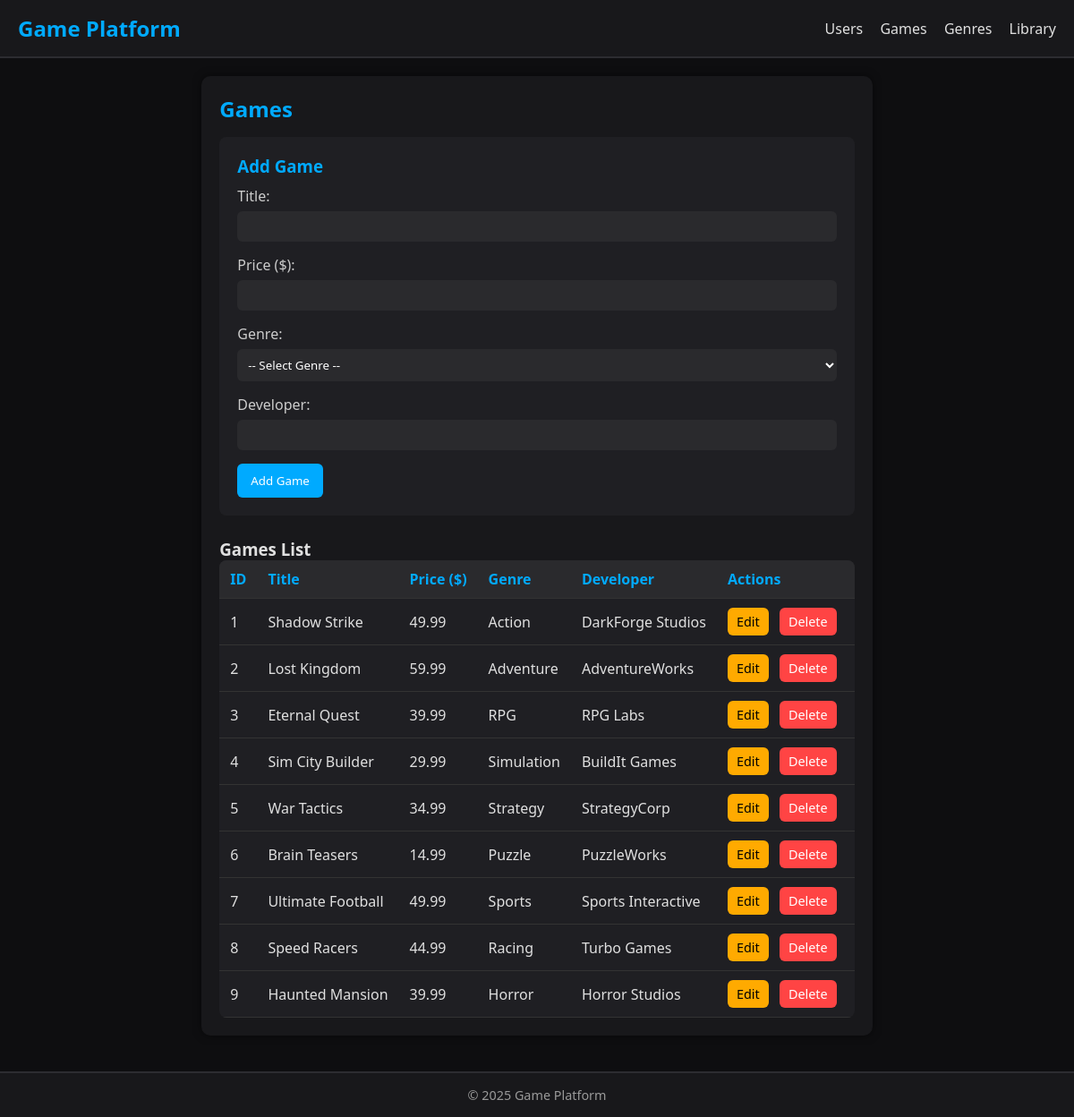
The app's page /?page=games with its own data.
### tables this page shows
CREATE TABLE `games` (
  `id` int(11) NOT NULL,
  `title` varchar(150) NOT NULL,
  `price` decimal(10,2) NOT NULL,
  `genre_id` int(11) DEFAULT NULL,
  `developer` varchar(100) DEFAULT NULL
);

CREATE TABLE `genres` (
  `id` int(11) NOT NULL,
  `genre_name` varchar(100) NOT NULL
);

### Config/db.php (called while the page is built, shortened)
<?php
class Database {
    private $host = "localhost";
    private $username = "root";
    private $password = "";
    private $dbname = "db_gamelib";
    public function __construct() {
        try {
            $this->conn = new PDO("mysql:host=$this->host;dbname=$this->dbname", $this->username, $this->password);
        } catch (PDOException $e) {
            echo "Connection failed: " . $e->getMessage();
        }
    }
}
?>

### Class/game.php (called while the page is built, shortened)
<?php
require_once 'config/db.php';
class Game {
    private $db;
    public function __construct() {
        $this->db = (new Database())->conn;
    }
    public function getAllGames() {
        $query = "SELECT g.*, ge.genre_name
                  FROM games g
                  LEFT JOIN genres ge ON g.genre_id = ge.id";
        $stmt = $this->db->prepare($query);
        $stmt->execute();
        return $stmt->fetchAll(PDO::FETCH_ASSOC);
    }
}
?>

### View/Games.php (the view, shortened to what this page needs)
<section class="games-section">
    <h2>Games</h2>
    <div class="form-container">
        <h3><?php echo isset($_GET['edit']) ? 'Edit' : 'Add'; ?> Game</h3>
        <form method="POST" action="index.php?page=games">
            <div class="form-group">
                <label for="title">Title:</label>
                <input type="text" id="title" name="title" required
                       value="<?php echo isset($editGame) ? htmlspecialchars($editGame['title']) : ''; ?>">
            </div>
            <div class="form-group">
                <label for="price">Price ($):</label>
                <input type="number" id="price" name="price" step="0.01" required
                       value="<?php echo isset($editGame) ? htmlspecialchars($editGame['price']) : ''; ?>">
            </div>
            <div class="form-group">
                <label for="genre_id">Genre:</label>
                <select id="genre_id" name="genre_id" required>
                    <option value="">-- Select Genre --</option>
                </select>
            </div>
            <div class="form-group">
                <label for="developer">Developer:</label>
                <input type="text" id="developer" name="developer" required
                       value="<?php echo isset($editGame) ? htmlspecialchars($editGame['developer']) : ''; ?>">
            </div>
            <button type="submit" name="<?php echo isset($_GET['edit']) ? 'update_game' : 'add_game'; ?>">
                <?php echo isset($_GET['edit']) ? 'Update' : 'Add'; ?> Game
            </button>
        </form>
    </div>
    <div class="table-container">
        <h3>Games List</h3>
        <?php if (empty($gamesList)): ?>
            <p>No games found.</p>
        <?php else: ?>
            <table>
                <thead>
                    <tr>
                        <th>ID</th>
                        <th>Title</th>
                        <th>Price ($)</th>
                        <th>Genre</th>
                        <th>Developer</th>
                        <th>Actions</th>
                    </tr>
                </thead>
                <tbody>
                    <?php foreach ($gamesList as $game): ?>
                        <tr>
                            <td><?php echo $game['id']; ?></td>
                            <td><?php echo htmlspecialchars($game['title']); ?></td>
                            <td><?php echo htmlspecialchars($game['price']); ?></td>
                            <td><?php echo htmlspecialchars($game['genre_name']); ?></td>
                            <td><?php echo htmlspecialchars($game['developer']); ?></td>
                            <td class="actions">
                                <a href="?page=games&edit=<?php echo $game['id']; ?>" class="edit-btn">Edit</a>
                                <a href="?page=games&delete=<?php echo $game['id']; ?>" class="delete-btn"
                                   onclick="return confirm('Are you sure you want to delete this game?');">
                                   Delete
                                </a>
                            </td>
                        </tr>
                    <?php endforeach; ?>
                </tbody>
            </table>
        <?php endif; ?>
    </div>
</section>

### index.php (shortened to what this page needs)
<?php
require_once 'Class/game.php';
$game = new Game();
$page = $_GET['page'] ?? 'users';
if ($page == 'games') {
    $gamesList = $game->getAllGames();
}
?>
<!DOCTYPE html>
<html lang="en">
<head>
    <link rel="stylesheet" href="style.css">
</head>
<body>
    <header>
        <h1>Game Platform</h1>
        <nav>
            <a href="?page=users" class="<?= $page=='users'?'active':'' ?>">Users</a>
            <a href="?page=games" class="<?= $page=='games'?'active':'' ?>">Games</a>
            <a href="?page=genres" class="<?= $page=='genres'?'active':'' ?>">Genres</a>
            <a href="?page=library" class="<?= $page=='library'?'active':'' ?>">Library</a>
        </nav>
    </header>
    <main>
        <?php
        switch($page){
            case 'games': include 'view/Games.php'; break;
        }
        ?>
    </main>
    <footer>
        <p>&copy; <?= date('Y') ?> Game Platform</p>
    </footer>
</body>
</html>

### style.css (style rules this page uses)
* { box-sizing: border-box; margin: 0; padding: 0; font-family: 'Segoe UI', Tahoma, Geneva, Verdana, sans-serif; }
body { background-color: #0e0e10; color: #e0e0e0; min-height: 100vh; display: flex; flex-direction: column; }
main { flex: 1; padding: 20px; max-width: 1000px; margin: auto; }
header { background-color: #18181b; padding: 15px 20px; display: flex; align-items: center; justify-content: space-between; border-bottom: 2px solid #2c2c31; }
header h1 { font-size: 1.5rem; color: #00aaff; }
header nav a { color: #e0e0e0; text-decoration: none; margin-left: 15px; font-weight: 500; }
section { background-color: #18181b; padding: 20px; border-radius: 10px; box-shadow: 0 0 10px rgba(0,0,0,0.5); margin-bottom: 20px; }
section h2 { margin-bottom: 15px; color: #00aaff; }
.form-container { margin-bottom: 25px; background: #1f1f23; padding: 20px; border-radius: 8px; }
.form-container h3 { margin-bottom: 10px; color: #00aaff; }
.form-group { margin-bottom: 15px; }
.form-group label { display: block; margin-bottom: 6px; color: #ccc; }
input[type="text"], input[type="number"], input[type="password"], select { width: 100%; padding: 8px; border: none; border-radius: 6px; background-color: #2a2a2d; color: #fff; }
button { background-color: #00aaff; color: #fff; border: none; padding: 10px 15px; border-radius: 6px; cursor: pointer; transition: background 0.2s; }
.table-container { overflow-x: auto; }
table { width: 100%; border-collapse: collapse; background-color: #1f1f23; color: #e0e0e0; border-radius: 8px; overflow: hidden; }
thead { background-color: #2a2a2d; }
th, td { padding: 10px 12px; text-align: left; border-bottom: 1px solid #333; }
th { color: #00aaff; }
.actions a { display: inline-block; margin-right: 8px; text-decoration: none; padding: 6px 10px; border-radius: 6px; font-size: 0.9rem; transition: background 0.2s; }
.edit-btn { background-color: #ffaa00; color: #000; }
.delete-btn { background-color: #ff4444; color: #fff; }
footer { background-color: #18181b; color: #999; text-align: center; padding: 15px; border-top: 2px solid #2c2c31; font-size: 0.9rem; }

### records on screen
games: id "1", title "Shadow Strike", price "49.99", genre.genre_name "Action", developer "DarkForge Studios"
games: id "2", title "Lost Kingdom", price "59.99", genre.genre_name "Adventure", developer "AdventureWorks"
games: id "3", title "Eternal Quest", price "39.99", genre.genre_name "RPG", developer "RPG Labs"
games: id "4", title "Sim City Builder", price "29.99", genre.genre_name "Simulation", developer "BuildIt Games"
games: id "5", title "War Tactics", price "34.99", genre.genre_name "Strategy", developer "StrategyCorp"
games: id "6", title "Brain Teasers", price "14.99", genre.genre_name "Puzzle", developer "PuzzleWorks"
games: id "7", title "Ultimate Football", price "49.99", genre.genre_name "Sports", developer "Sports Interactive"
games: id "8", title "Speed Racers", price "44.99", genre.genre_name "Racing", developer "Turbo Games"
games: id "9", title "Haunted Mansion", price "39.99", genre.genre_name "Horror", developer "Horror Studios"
